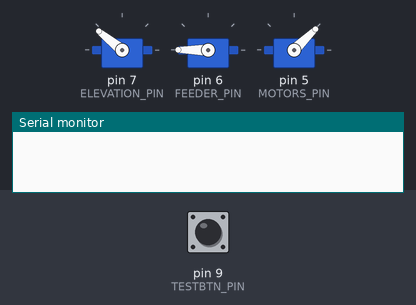
Bench run of a sketch on a simulated Arduino Uno, built with avr-gcc and run on an emulated ATmega328P. Parts: 3 × servo, the last lines printed to the serial monitor. The inputs (shaded band) are chosen by the test bench; at power-on: pin 9 (TESTBTN_PIN) HIGH.

Above: at 1.4 s.
1.5 s: pin 9 (TESTBTN_PIN) pulled LOW for 0.15 s
At 1.9 s:
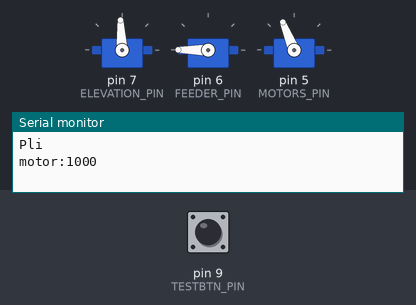
4.6 s: pin 9 (TESTBTN_PIN) pulled LOW for 3.2 s
At 7.2 s:
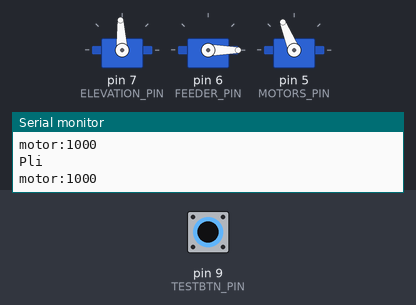
10.8 s: pin 9 (TESTBTN_PIN) pulled LOW for 1 s
At 13.0 s:
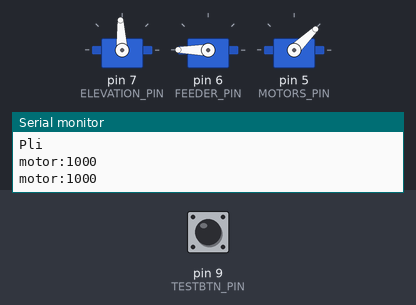
Timing chart, 0 to 14.6 s (numbered marks = the images above; inputs shaded):
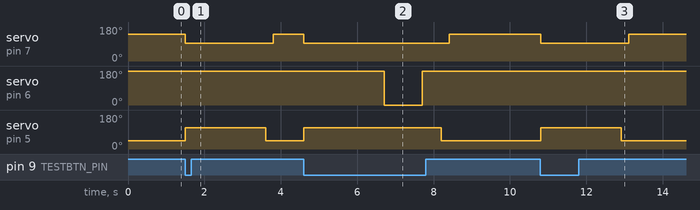

Measured:
- after the input at 1.5 s, servo on pin 7 (ELEVATION_PIN): 141° → 93° at once, → 141° 2.3 s later; servo on pin 5 (MOTORS_PIN): 44° → 112° at once, → 44° 2.1 s later
- after the input at 4.6 s, servo on pin 7 (ELEVATION_PIN): 141° → 93° at once, → 141° 3.8 s later; servo on pin 6 (FEEDER_PIN): 180° → 0° after 2.1 s, → 180° 1.0 s later; servo on pin 5 (MOTORS_PIN): 44° → 112° at once, → 44° 3.6 s later
- after the input at 10.8 s, servo on pin 7 (ELEVATION_PIN): 141° → 93° at once, → 141° 2.3 s later; servo on pin 5 (MOTORS_PIN): 44° → 112° at once, → 44° 2.1 s later

The sketch:

DartLauncher.ino
```cpp
#include <Servo.h>
#include <Wire.h>

Servo elevation;
Servo feeder;
Servo motors;

#define DEFAULT_ELEVATION 15
#define DEFAULT_MOTOR_SPEED 100
#define DEFAULT_MOTOR_DELAY 2000
#define DEFAULT_LAUNCH_DELAY 500

#define ADDR_I2C 4


#define FEEDER_START 1000
#define FEEDER_STOP  2000
#define FEDER_DELAY  1000

#define ELEVATION_MIN 2000
#define ELEVATION_MAX 1000
#define ELEVATION_MAX_AGLE 30

#define LAUNCHER_SPEED_MIN 1000
#define LAUNCHER_SPEED_MAX 1700

#define MOTORS_PIN    5
#define FEEDER_PIN    6
#define ELEVATION_PIN 7

#define AUXOUT_PIN    8
#define TESTBTN_PIN   9

static int motorPwm = LAUNCHER_SPEED_MIN;
static bool fireStartOlsState = false;

static int elevAngle = DEFAULT_ELEVATION;
static int motorSpeed = DEFAULT_MOTOR_SPEED;
static int motorDelayMs = DEFAULT_MOTOR_DELAY;
static int launchDelayMs = DEFAULT_LAUNCH_DELAY;
static int launchCnt = 0;

void setDefault() {
  elevAngle = DEFAULT_ELEVATION;
  motorSpeed = DEFAULT_MOTOR_SPEED;
  motorDelayMs = DEFAULT_MOTOR_DELAY;
  launchDelayMs = DEFAULT_LAUNCH_DELAY;
  launchCnt = 0;
}

void requestEvent() {
   char c = Wire.read();
   Wire.write(&c, 1);
}

// function that executes whenever data is received from master
// this function is registered as an event, see setup()
void receiveEvent(int howMany)
{
  char c;
  while(1 < Wire.available()) // loop through all but the last
  {
    c = Wire.read(); // receive byte as a character
    Serial.print(c);         // print the character
  }
  switch(c) {
    case 1:
      break;
  }
  int x = Wire.read();    // receive byte as an integer
  Serial.println(x);         // print the integer
}


void setup() {
  Serial.begin(115200);
  Wire.begin(ADDR_I2C);

  Wire.onReceive(receiveEvent); // register event
  Wire.onRequest(requestEvent);

  pinMode(AUXOUT_PIN, INPUT );
  digitalWrite(AUXOUT_PIN, HIGH );

  pinMode(TESTBTN_PIN, INPUT);
  digitalWrite(TESTBTN_PIN, HIGH); // turn on pullup resistors

  elevation.attach(ELEVATION_PIN);
  elevation.writeMicroseconds(ELEVATION_MIN);

  feeder.attach(FEEDER_PIN, 1000, 2000);
  feeder. writeMicroseconds(FEEDER_STOP);

  motors.attach(MOTORS_PIN);
  motorPwm = LAUNCHER_SPEED_MIN;
  motors.writeMicroseconds(motorPwm);

  pinMode(TESTBTN_PIN,INPUT_PULLUP);

  delay(200);
}

bool ifStart() {
  return (digitalRead(TESTBTN_PIN) == LOW) || launchCnt > 0;
}
/*
void motorsSpeed(int speed) {
  static int stepVal, stepNumb, pwm;
  speed = constrain(speed, 0, 100);
  pwm = LAUNCHER_SPEED_MIN + ((LAUNCHER_SPEED_MAX - LAUNCHER_SPEED_MIN) * speed) / 100;
  Serial.print("speed:");
  Serial.println(speed);
  Serial.print("pwm:");
  Serial.println(pwm);
  Serial.print("motorPwm:");
  Serial.println(motorPwm);
  stepVal = 50;
  if(motorPwm < pwm) {
    stepNumb = (pwm - motorPwm) / stepVal;
  } else {
    stepNumb = (motorPwm - pwm) / stepVal;
    stepVal = -stepVal;
  }
  stepNumb += 1;
  for(int i = 0; i < stepNumb; i++) {
    motorPwm = constrain(motorPwm + stepVal, LAUNCHER_SPEED_MIN, LAUNCHER_SPEED_MAX);
    motors.writeMicroseconds(motorPwm);
    delay(100);
    Serial.print("motor:");
    Serial.println(motorPwm);
  }
}
*/

void auxOutput(bool on) {
  if(on) {
    pinMode(AUXOUT_PIN, OUTPUT);
    digitalWrite(AUXOUT_PIN, LOW);
  } else {
    pinMode(AUXOUT_PIN, INPUT);
    digitalWrite(AUXOUT_PIN, HIGH);
  }

}

void motorsSpeed(int speed) {
  static int stepVal, stepNumb, pwm;
  speed = constrain(speed, 0, 100);
  pwm = LAUNCHER_SPEED_MIN + ((LAUNCHER_SPEED_MAX - LAUNCHER_SPEED_MIN) * speed) / 100;
  motors.writeMicroseconds(pwm);
  Serial.print("motor:");
  Serial.println(motorPwm);
  delay(100);
}

void dartPush() {
  feeder.writeMicroseconds(FEEDER_START);
  delay(FEDER_DELAY);
  feeder.writeMicroseconds(FEEDER_STOP);
}


void elevationSet(int angle) {
  int pwm = map(angle, 0, ELEVATION_MAX_AGLE, ELEVATION_MIN, ELEVATION_MAX);
  elevation.writeMicroseconds(pwm);
}


void loop() {
  if(ifStart()) {
    fireStartOlsState = true;
    Serial.print("Pli\r\n");
    elevationSet(elevAngle);
    motorsSpeed(motorSpeed);
    delay(motorDelayMs);
    while(ifStart()) {
      if(launchCnt > 0) launchCnt--;
      dartPush();
      delay(launchDelayMs);
    }
    feeder.writeMicroseconds(FEEDER_STOP);
    motorsSpeed(0);
    delay(100);
    elevationSet(0);
    fireStartOlsState = false;
  }
  delay(10);
}
```
